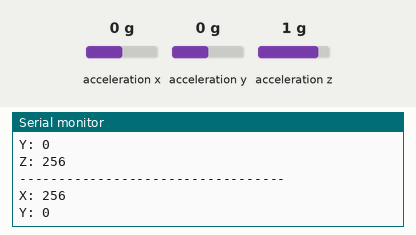
This program was run on a simulated ATmega328P, built with avr-gcc and emulated at 16 MHz (the files do not name the chip). Shown: the last lines printed to the serial monitor. Wiring (inferred from the names in the program): ADXL345 accelerometer at I2C address 0x53. The test bench sets the inputs (shaded band); at power-on: acceleration y 0 g, acceleration z 1 g, acceleration x 0 g.

Above: at 2.0 s.
2.1 s: acceleration y set to 0.8 g
At 2.36 s:
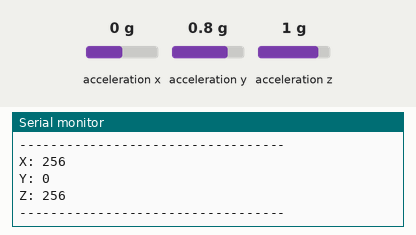
6.7 s: acceleration z set to -1.4 g
At 7.84 s:
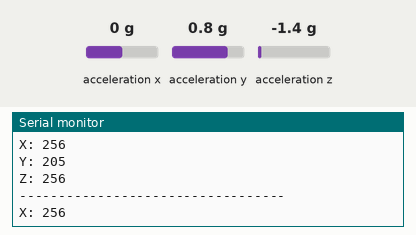
8.4 s: acceleration y set to -1.4 g
At 8.68 s:
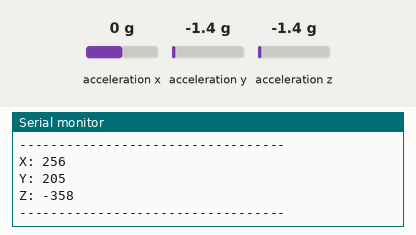
Timing chart, 0 to 11.4 s (numbered marks = the images above; inputs shaded):
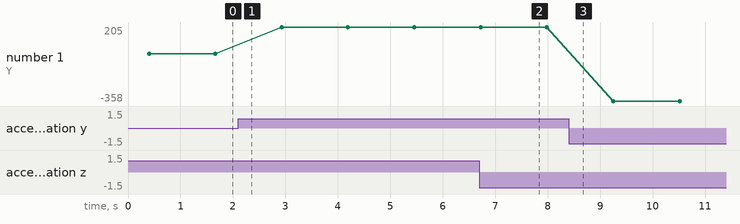

Measured:
- plotted number 1: 0 → 205 after the input at 2.1 s

The program:

main.c
```c
/*---------------------------------------------------------------------------*/
/* Getting the ADXL345 accelerometer readings and printing on serial moniotr.*/
/*---------------------------------------------------------------------------*/

/*------------------------------- Libraries ---------------------------------*/
#include <avr/io.h>
#include <stdlib.h>
#include <avr/interrupt.h>
#include <stdlib.h>
#include <stdio.h>
#include <string.h>
#include <util/delay.h>
#include "I2C.h"
#include "ADXL345.h"
#include "uart.h"

/*-------------------------------- Macros -----------------------------------*/
#define F_CPU 16000000UL // CPU clock freq is independent clock prescaler.
#define BAUD_RATE 9600
#define BAUD_PRESCALER ((F_CPU / (BAUD_RATE * 16UL)) - 1)

// string formatting for the itoa() function:
#define HEX_FORMAT 16
#define DEC_FORMAT 10
#define OCT_FORMAT 8

/*------------------------------- Variables ----------------------------------*/
// temporary storage for raw data read from a sensor, two bytes per axis:
uint8_t accelBuf[6];
// int16_t accelX, accelY, accelZ;
// float accelBuf[6];
float accelX, accelY, accelZ;

char tempStr[8]; // temp storage for a formatted string from itoa().

/*------------------------------ Subroutines ---------------------------------*/
void configure_Hardware() {
  UART_init(BAUD_PRESCALER); // Initialize the UART.

  i2c_init(400000UL); // Initialize the I2C bus.

  // Initialize and power up the accelerometer.
  adxl345_setDataFormat(ADXL_DATA_FORMAT_FULL_RES | ADXL_DATA_FORMAT_RANGE_02); // full resolution, +/-16g
  adxl345_setBWRate(ADXL_BW_RATE_0012);  // data rate 12.5Hz
  adxl345_setPowerControl(ADXL_POWER_CTL_MEASURE);
}
void floatToString(float value, char* buffer, int decimalPlaces) {
    int intPart = (int)value;
    int fracPart = (int)((value - intPart) * 100);  // Multiply by 100 to get two decimal places

    if (fracPart < 0) {
        fracPart = -fracPart;  // Make sure the fractional part is positive
    }
};

/*--------------------------------- Main -------------------------------------*/
int main(void) {
  configure_Hardware();

  while(1) { // read the sensor data:
    adxl345_getAccelData(accelBuf);

    // accelX = (int16_t)accelBuf[1] << 8;
    // accelX += (float)(int16_t)accelBuf[0];
    // accelX /= 24.8;

    accelX = (float)(((int16_t)accelBuf[1] << 8) + (int16_t)accelBuf[0]) / 24.8;

    UART_putstring("X: ");
    // UART_putstring(itoa(accelX, tempStr, DEC_FORMAT));

    floatToString(accelX, tempStr, 2);  // 2 decimal places
    UART_putstring(tempStr);
    UART_putstring("\r\n");
    _delay_ms(400);


    accelY = (int16_t)accelBuf[3] << 8;
    accelY += (int16_t)accelBuf[2];
    UART_putstring("Y: ");
    UART_putstring(itoa(accelY, tempStr, DEC_FORMAT));
    UART_putstring("\r\n");
    _delay_ms(400);

    accelZ = (int16_t)accelBuf[5] << 8;
    accelZ += (int16_t)accelBuf[4];
    UART_putstring("Z: ");
    UART_putstring(itoa(accelZ, tempStr, DEC_FORMAT));
    UART_putstring("\r\n");
    UART_putstring("\r\n");
    UART_putstring("----------------------------------\r\n");
    _delay_ms(400);
  }
}
```

I2C.c
```c
// (licence header left out)
#include <avr/io.h>
#include <util/twi.h>

#define MAX_RESTARTS 20

/*
 * i2c_init()
 *
 * Set up the TWI module in the processor for I2C master mode.  SCL rate will
 * be a maximum of 400kHz if the CPU frequency is > 1.6MHz.
 */

void i2c_init(unsigned long i2c_speed) {
  DDRC &= 0b11001111; /* make SDA and SCL inputs */
  PORTC &= 0b11001111;/* disable internal pullups on SDA and SCL */

  TWSR = 0; /*clear the prescaler bits: prescale = 1 */

#if F_CPU < 1600000UL
  TWBR = 0;
#else
  TWBR = ((F_CPU / i2c_speed) - 16) / 2;
#endif

  TWCR = _BV(TWEN); /* enable the TWI */
}/* end i2c_init() */

/*
 * i2c_start()
 *
 * Generate a Start condition on the I2C bus.  Returns an error code if the bus
 * is not idle.
 */
uint8_t i2c_start(void) {
  TWCR = _BV(TWINT) | _BV(TWSTA) | _BV(TWEN); /* send start condition */

  while ((TWCR & _BV(TWINT)) == 0) /* wait for transmission */
  {
  }

  switch(TW_STATUS) /* check value of TWI Status Register */{
    case TW_START:
    case TW_REP_START:
      return(0);        /* START condition was accepted, no error */

    default:
      return(1);  /* bus collision, return error code */
  }
}/* end i2c_start() */

/*
 * i2c_stop()
 *
 * Generate a Stop condition on the I2C bus.
 */

void i2c_stop(void) {
  TWCR = _BV(TWINT) | _BV(TWSTO) | _BV(TWEN); /* send stop condition */

  while (TWCR & _BV(TWSTO)) { /* wait for stop to be applied */
  }
}/* end i2c_stop() */

/*
 * i2c_putchar()
 *
 * Put a byte on the I2C bus.  Returns an error code if the bus is not idle.
 */
uint8_t i2c_putchar(uint8_t c) {
  TWDR = c;
  TWCR = _BV(TWINT) | _BV(TWEN);

  while ((TWCR & _BV(TWINT)) == 0) { /* wait for transmission */
  }

  switch(TW_STATUS) { /* check value of TWI Status Register */
    case TW_MT_SLA_ACK:
    case TW_MT_DATA_ACK:
    case TW_MR_SLA_ACK:
    case TW_MR_DATA_ACK:
      return(0);

    case TW_BUS_ERROR:
    case TW_MT_SLA_NACK:
    case TW_MT_DATA_NACK:
    case TW_MT_ARB_LOST:
    case TW_MR_SLA_NACK:
    case TW_MR_DATA_NACK:
	    return(1);

    default:
      return(2);

  }/* end switch(TW_STATUS) */
}/* end i2c_putchar() */

/*
 * i2c_getchar_ack()
 *
 * Receive a byte from then put an Acknowledge on the I2C bus.
 */
uint8_t i2c_getchar_ack(void) {

  TWCR = _BV(TWINT) | _BV(TWEA) | _BV(TWEN);

  while ((TWCR & _BV(TWINT)) == 0)
  {
  }

  return(TWDR);
}/* end i2c_getchar_ack() */

/*
 * i2c_getchar_nack()
 *
 * Receive a byte from then put a Not Acknowledge on the I2C bus.
 */
uint8_t i2c_getchar_nack(void) {
  TWCR = _BV(TWINT) | _BV(TWEN);

  while ((TWCR & _BV(TWINT)) == 0)
  {
  }

  return(TWDR);
}/* end i2c_getchar_nack() */

/*
 * i2c_write()
 *
 * Write a number of data bytes the I2C slave device.
 *
 * The steps below are followed:
 *
 *       1. Apply a Start condition on the bus
 *       2. Put the slave device address with bit-0 = 0 onto the bus
 *       3. Put the byte address to write to on the bus
 *       4. Put a data byte onto the bus
 *       5. Repeat step 5 for all data bytes
 *       6. Apply a Stop condition on the bus
 */
uint8_t i2c_write(uint8_t SlvAdrs, /* device slave address */
                  uint8_t len,     /* number of bytes to read */
                  uint8_t adrs,    /* device register to start reading from */
                  uint8_t *buf)    /* RAM address of where to put read bytes */
{

  uint8_t restarts = MAX_RESTARTS;

/* do nothing if there is no data to write */
  if(len <= 0)
  {
    return(0);
  }

WriteRestart:
/* Loop here until the bus accepts Start condition */

  if(i2c_start()) {
    if(restarts-- == 0)
    {
      i2c_stop();
      return(1);
    }
    goto WriteRestart;
  }

/* Write the Control Byte to the bus.  If the slave device is busy
   a NACK will be returned.  Loop here issuing Start and Control Byte until
   slave device accepts the byte (ACK returned).  Count the number of retries
   and if a maximum is exceeded, exit so the processor won't hang.
 */
  if(i2c_putchar((SlvAdrs<<1)|TW_WRITE)) {
    if(restarts-- == 0)
    {
      i2c_stop();
      return(2); /* count exceeded, exit with an error code */

    } /* end if(Restarts-- == 0) */

    goto WriteRestart; /* count not exceeded, retry */
  }/* end if(i2c_putchar((SlvAdrs<<1)|TW_WRITE)) */

/* Write the byte address to the slave device */
  if(i2c_putchar(adrs)) {
    return(3);
  }

/* Write the data from the buffer to the slave device */
  for(; len > 0; len--) {
    if(i2c_putchar(*buf++)){
      return(4);
    }
  }/* end for(; len > 0; len--) */

/* Apply a Stop condition on the bus */

  i2c_stop();

  return(0);

}/* end i2c_write() */

/*
 * i2c_read()
 *
 * Random read.  Read len data bytes from the I2C slave device to buf starting at
 * the device word address.
 *
 * The steps below are followed:
 *
 *   1.  Apply a Start condition on the bus
 *   2.  Put the Slave Device address with bit0 = 0 (write) onto the bus
 *   3.  Put the byte address to read from on the bus
 *   4.  Apply a Repeated Start condition on the bus
 *   5.  Receive a data byte from the bus and apply an Acknowledge
 *   6.  Repeat step 5 for all data bytes except last one
 *   7.  Receive the last data byte from the bus and apply a Not Acknowledge
 *   8.  Apply a Stop condition on the bus
 */
uint8_t i2c_read(uint8_t SlvAdrs, /* device slave address */
                 uint8_t len,     /* number of bytes to read */
                 uint8_t adrs,    /* device register to start reading from */
                 uint8_t *buf)    /* RAM address of where to put read bytes */
{
  uint8_t restarts = MAX_RESTARTS;

/* do nothing if there is no data to read */
  if(len == 0) {
    return(0);
  }

ReadRRestart:
/* Loop here until the bus accepts Start condition */

  if(i2c_start()) {
    if(--restarts == 0) {
      return(1);
    }/* end if(--restarts == 0) */

    goto ReadRRestart;
  }/* end if(i2c_start()) */

/* Write the Control Byte to the bus.  If the slave device is busy
   a NACK will be returned.  Loop here issuing Start and Control Device until
   slave device accepts the byte (ACK returned).  Count the number of retries
   and if a maximum is exceeded, exit so the processor won't hang.
 */
  if(i2c_putchar((SlvAdrs<<1)|TW_WRITE)) {
    if(--restarts == 0){
      i2c_stop();
      return(2);/* return error code */
    }/* end if(--restarts == 0) */

    goto ReadRRestart;
  }/* end if(i2c_putchar((SlvAdrs<<1)|TW_WRITE)) */

/* write the device address to read from */
  if(i2c_putchar(adrs)) {
    return(3);
  }

/* apply a repeated start then the slave address with read */
  if(i2c_start()){ // repeated start.
    return(4);
  }
  if(i2c_putchar((SlvAdrs<<1)|TW_READ)){
    return(5);
  }

/* receive the data bytes from slave device and put them into the buffer */
  for(; len > 1; len--){
    *(buf++) = i2c_getchar_ack();/* send ACK for all bytes but the last */
  }
  *(buf++) = i2c_getchar_nack();/* send NACK for last byte */

/* Apply a Stop condition on the bus and return 0 */
  i2c_stop();

  return(0);

}/* end i2c_read() */
```

I2C.h
```c
#ifndef _I2C_H_
#define _I2C_H_ 1

#include <stdint.h>

/*
 * i2c_init()
 *
 * Set up the TWI module in the processor for I2C master mode.  SCL rate will
 * be a maximum of 400kHz if the CPU frequency is > 1.6MHz.
 */
void i2c_init(unsigned long i2c_speed);

/*
 * i2c_start()
 *
 * Generate a Start condition on the I2C bus.  Returns an error code if the bus
 * is not idle.
 */
uint8_t i2c_start(void);

/*
 * i2c_stop()
 *
 * Generate a Stop condition on the I2C bus.
 */
void i2c_stop(void);

/*
 * i2c_putchar()
 *
 * Put a byte on the I2C bus.  Returns an error code if the bus is not idle.
 */
uint8_t i2c_putchar(uint8_t c);

/*
 * i2c_getchar_ack()
 *
 * Receive a byte from then put an Acknowledge on the I2C bus.
 */
uint8_t i2c_getchar_ack(void);

/*
 * i2c_getchar_nack()
 *
 * Receive a byte from then put a Not Acknowledge on the I2C bus.
 */
uint8_t i2c_getchar_nack(void);

/*
 * i2c_write()
 *
 * Write a number of data bytes the I2C slave device.
 *
 * The steps below are followed:
 *
 *       1. Apply a Start condition on the bus
 *       2. Put the slave device address with bit-0 = 0 onto the bus
 *       3. Put the byte address to write to on the bus
 *       4. Put a data byte onto the bus
 *       5. Repeat step 5 for all data bytes
 *       6. Apply a Stop condition on the bus
 */
uint8_t i2c_write(uint8_t SlvAdrs, uint8_t len, uint8_t adrs, uint8_t *buf);

/*
 * i2c_read()
 *
 * Random read.  Read len data bytes from the I2C slave device to buf starting at
 * the device word address.
 *
 * The steps below are followed:
 *
 *   1.  Apply a Start condition on the bus
 *   2.  Put the Slave Device address with bit0 = 0 (write) onto the bus
 *   3.  Put the byte address to read from on the bus
 *   4.  Apply a Repeated Start condition on the bus
 *   5.  Receive a data byte from the bus and apply an Acknowledge
 *   6.  Repeat step 5 for all data bytes except last one
 *   7.  Receive the last data byte from the bus and apply a Not Acknowledge
 *   8.  Apply a Stop condition on the bus
 */
uint8_t i2c_read(uint8_t SlvAdrs, uint8_t len, uint8_t adrs, uint8_t *buf);

#endif /* _I2C_H_ */
```

uart.c
```c
#include "uart.h"
#include <avr/io.h>


void UART_init(int BAUD_PRESCALER)
{

  /*Set baud rate */
  UBRR0H = (unsigned char)(BAUD_PRESCALER>>8);
  UBRR0L = (unsigned char)BAUD_PRESCALER;
  //Enable receiver and transmitter
  UCSR0B = (1<<RXEN0)|(1<<TXEN0);
  /* Set frame format: 2 stop bits, 8 data bits */
  UCSR0C = (1<<UCSZ01) | (1<<UCSZ00); // 8 data bits
  UCSR0C |= (1<<USBS0); // 2 stop bits
}

void UART_send(unsigned char data)
{
  // Wait for empty transmit buffer
  while(!(UCSR0A & (1<<UDRE0)));
  // Put data into buffer and send data
  UDR0 = data;

}

void UART_putstring(char* StringPtr)
{
  while(*StringPtr != 0x00)
  {
    UART_send(*StringPtr);
  StringPtr++;
  }
}
```

uart.h
```c
#ifndef UART_H
#define UART_H

void UART_init(int prescale);

void UART_send( unsigned char data);

void UART_putstring(char* StringPtr);

#endif 
```

Source omitted: ADXL345.c (26859 bytes), ADXL345.h (19309 bytes)
